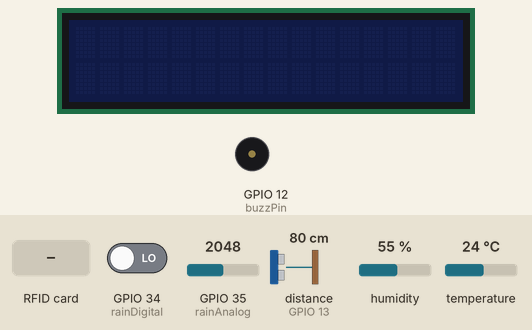
Bench run of a sketch on a simulated ESP32. Shown: 16×2 character LCD, buzzer (waves = sounding). Inputs (shaded band) come from the test bench; at power-on: GPIO 34 (rainDigital) LOW, GPIO 35 (rainAnalog) = 2048, distance to the obstacle (sensor on GPIO 13) 80 cm, humidity 55 %, temperature 24 °C. The echo pulse lasts 58.3 µs per cm; WiFi joins after 1.5 s; servers stay silent unless stated; what the sketch prints to the serial monitor is not drawn.

Above: at 2.8 s.
2.9 s: RFID card 69 57 A8 A2 held to the reader
At 5.0 s:
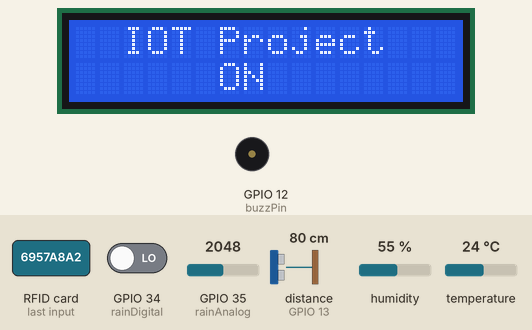
At 11.3 s:
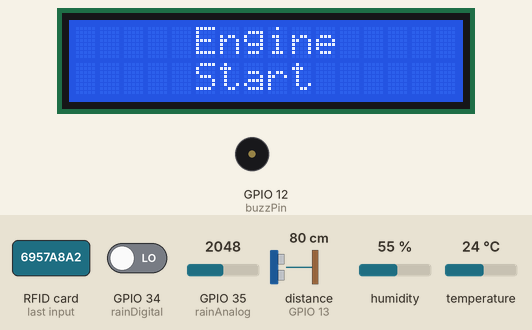
Timing chart, 0 to 12.8 s (numbered marks = the images above; inputs shaded):
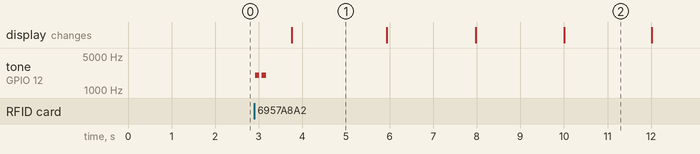

Measured:
- after the input at 2.9 s, tone on GPIO 12 (buzzPin): alternates 2000 Hz for 0.10 s and silent for 0.05 s, 4 changes in all, then stays silent, starting at once; the display: changes after 0.86 s (image 1)
- what the display in image 1 shows lasts 2.1 s, from 3.8 s to 5.9 s

The sketch:

Smart_Car_Technology_Arduino_Code.ino
```cpp
#include <LiquidCrystal_I2C.h>
#include <Wire.h>
#include <SPI.h>
#include <MFRC522.h>
#include <ESP32Servo.h>
#include <DHT.h>
#include <WiFi.h>
#include <IOXhop_FirebaseESP32.h>
//WiFiClient client;
WiFiServer server(80);

const char* ssid = "Modi House";
const char* password = "prcomputers";

#define FIREBASE_HOST  "https://smart-car-tech-default-rtdb.firebaseio.com/"
#define FIREBASE_AUTH "6rFIaBUBb8bs1vS1BD9BJd9zpykB6aTifixRktIK"

#define SS_PIN 5
#define RST_PIN 22
MFRC522 mfrc522(SS_PIN, RST_PIN);   // Create MFRC522 instance.
String content = "";

#define rainDigital 34
#define rainAnalog 35

#define DHTPIN 16
#define DHTTYPE DHT11
DHT dht(DHTPIN, DHTTYPE);

const int trigPin = 4;
const int buzzPin = 12;
const int echoPin = 13;

unsigned long pre_time = 0;
unsigned long cur_time = 0;
int sec = 0;

long duration;
float distance;

LiquidCrystal_I2C lcd(0x27, 16, 2);


void setup()
{
  Serial.begin(115200);
  Serial.println("Connecting to WIFI");
  WiFi.begin(ssid, password);

  while ((!(WiFi.status() == WL_CONNECTED)))
  {
    delay(400);
    Serial.print("..");
  }
  Serial.println("");
  Serial.println("WiFi connected");
  Serial.println();
  Serial.println("NodeMCU Local IP is : ");
  Serial.println((WiFi.localIP()));
  Serial.println("");
  Serial.println("Put your card to the reader for scanning ...");

  Firebase.begin(FIREBASE_HOST, FIREBASE_AUTH);

  dht.begin();
  SPI.begin();          // Initiate  SPI bus
  mfrc522.PCD_Init();   // Initiate MFRC522

  pinMode(trigPin, OUTPUT);
  pinMode(echoPin, INPUT);
  pinMode(buzzPin, OUTPUT);

  pinMode(rainDigital, INPUT);
//  pinMode(led, OUTPUT);  //initialize the LED pin as an output
//  pinMode(LDR, INPUT);
 // pinMode(switchPin, INPUT);
 //  myservo.attach(2);
}


void Display(String str1, String str2)
{

  lcd.setCursor(0, 0);
  lcd.print(str1);
 // Serial.println(str1);
  lcd.setCursor(0, 1);
  lcd.print(str2);
 // Serial.println(str2);
}


void loop()
{
  // Look for new cards
  if ( ! mfrc522.PICC_IsNewCardPresent())
  {
    return;
  }
  // Select one of the cards
  if ( ! mfrc522.PICC_ReadCardSerial())
  {
    return;
  }

  //Show UID on serial monitor
  Serial.println("UID tag :");

  byte letter;
  for (byte i = 0; i < mfrc522.uid.size; i++)
  {
     Serial.print(mfrc522.uid.uidByte[i] < 0x10 ? " 0" : " ");
     Serial.print(mfrc522.uid.uidByte[i], HEX);
     content.concat(String(mfrc522.uid.uidByte[i] < 0x10 ? " 0" : " "));
     content.concat(String(mfrc522.uid.uidByte[i], HEX));
  }
//  Serial.println(content);
  Serial.println();
  Serial.print("Message : ");
  content.toUpperCase();

  // enter your own card number after copying it from serial monitor

  if (content.substring(1) == "69 57 A8 A2")
  {
    Serial.println("Authorized access");
    tone(buzzPin, 2000);
    delay(100);
    noTone(buzzPin);
    delay(50);
    tone(buzzPin, 2000);
    delay(100);
    noTone(buzzPin);
    delay(500);
//    if (Firebase.failed())
//
//    {
//      Serial.println("Firebase Failed");
//      Serial.println(Firebase.error());
//      return;
//    }

    lcd.begin(); // initialize the lcd
    lcd.backlight();  // backlight ON

    Display("  IOT Project   ", "      ON        ");
    delay(2000);
    Firebase.setString("rfid", "True");
    Display("   Smart Car    ", "   Technology   ");
    delay(2000);
    Display("      Dipam     ", "      Modi      ");
    delay(2000);
    Display("     Engine     ", "     Start      ");
    delay(1000);
    Firebase.setString("Engine", "ON");

    while (true)
    {
     fuellvl();

     cur_time = millis();
    if ((cur_time - pre_time) >= 1000)
    {
      sec++;
      pre_time = cur_time;
      delay(400);
      Serial.println();
      Serial.println("Kilometers:" + String(sec));


    }

  //  float h = dht.readHumidity();  // read humidity and store in h float type variable
    float t = dht.readTemperature(); // Read temperature in celcious
  //  float f = dht.readTemperature(true); //  temperature in Fahreinheit
  Firebase.setInt("Km", sec);
      Firebase.setInt("Cabin Temp", t);
    Serial.println("Cabin Temperature: " + String(t) );
    delay(100);
    Serial.println();

    Display("Drive Mode   " + String(sec) , "Cabin Temp  " + String(t));
    delay(1000);


      RainFunc();
    }
  }

  else   {
    Serial.println(" Access denied");
    delay(100);
    tone(buzzPin, 1500);
    delay(500);
    noTone(buzzPin);
    delay(100);
    tone(buzzPin, 1500);
    delay(500);
    noTone(buzzPin);
    delay(100);
    tone(buzzPin, 1500);
    delay(500);
    noTone(buzzPin);
    delay(100);

    Firebase.setString("rfid", "False");
    Firebase.setString("Engine", "OFF");
  }
}

void fuellvl()
{
    digitalWrite(trigPin, LOW);
    delayMicroseconds(2);
    digitalWrite(trigPin, HIGH);
    delayMicroseconds(10);
    digitalWrite(trigPin, LOW);
    duration = pulseIn(echoPin, HIGH);
   distance = 0.034 * (duration / 2);

  //  Firebase.setFloat("fuel", distance);
    //Serial.println("Fuel Level: " + String(distance));

    if (distance >= 7 && distance <= 9)
    {
     tone(buzzPin, 1500);
    delay(500);
    noTone(buzzPin);
    delay(100);
    tone(buzzPin, 1500);
    delay(500);
    noTone(buzzPin);
    delay(100);
    tone(buzzPin, 1500);
    delay(500);
    noTone(buzzPin);
    delay(1000);

    float dist= 100-(distance*10);
      Firebase.setFloat("fuel", dist);
      Serial.println("Fuel: LOW");
      Serial.println();

      Serial.println("Fuel Level: " +String(dist) + "%");
     // delay(400);
    }
    else if (distance <= 4 && distance >= 2)
    {
      float dist1= 100-(distance*10);
      Firebase.setFloat("fuel", dist1);
      digitalWrite(buzzPin, LOW);
      Serial.println();
      Serial.println("Fuel: HALF");

      Serial.println("Fuel Level: " +String(dist1) + "%");
      delay(300);
    }
    else if (distance <= 1.4)
    {
      float dist2= 100-(distance*10);
      Firebase.setFloat("fuel", dist2);
      digitalWrite(buzzPin, LOW);
      delay(300);
      Serial.println();
      Serial.println("Fuel: Full");

      Serial.println("Fuel Level: " +String(dist2) + "%");

    }

    else if (distance >= 10)
    {
      Serial.println();
      Serial.println("Fuel: Empty");
      Serial.println("Fuel Level: 0% ");
      digitalWrite(buzzPin, LOW);
    }
}

void RainFunc()
{

  int rainAnalogVal = analogRead(rainAnalog);
  int rainDigitalVal = digitalRead(rainDigital);

  Firebase.setInt("rainsensor", rainAnalogVal);

  if (rainAnalogVal > 800)
  {
    // myservo.write(180);
  //  Display("Drive Mode   " + String(sec) , "Cabin Temp  " + String(temp1));
    delay(1000);

  }

  else if (rainAnalogVal <= 800 && rainAnalogVal > 600)
  {
    Serial.println();
    Serial.println("Rain Sensor Value: " + String(rainAnalogVal));
    Display("  IT IS RAINING ", "  AMOUNT: LOW   ");
    delay(1000);
  }

  else if (rainAnalogVal <= 600 && rainAnalogVal > 460)
    {
    Serial.println();
    Serial.println("Rain Sensor Value: " + String(rainAnalogVal));
    Display("  IT IS RAINING ", " AMOUNT: MEDIUM ");
    delay(1000);
  }

  else if (rainAnalogVal < 460)
  {
    Serial.println();
    Serial.println("Rain Sensor Value: " + String(rainAnalogVal));
    Display("  IT IS RAINING ", "  AMOUNT: HIGH  ");
  }
  delay(100);
}
```
